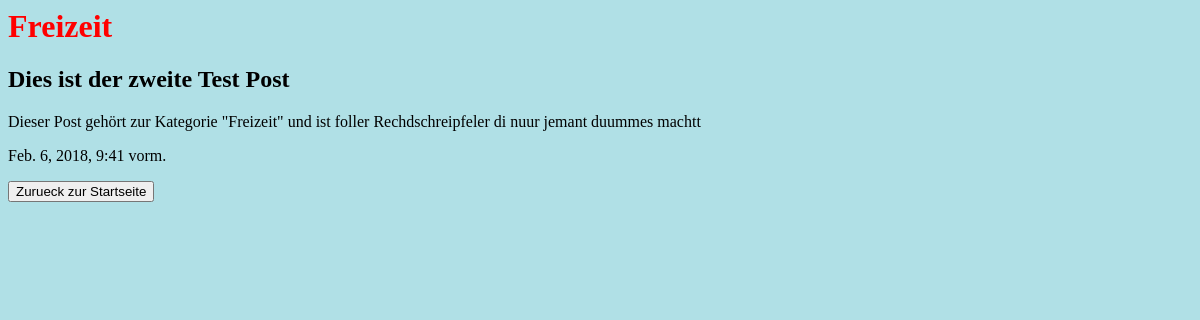
The page /Blog/Freizeit/ on the database as committed earlier.
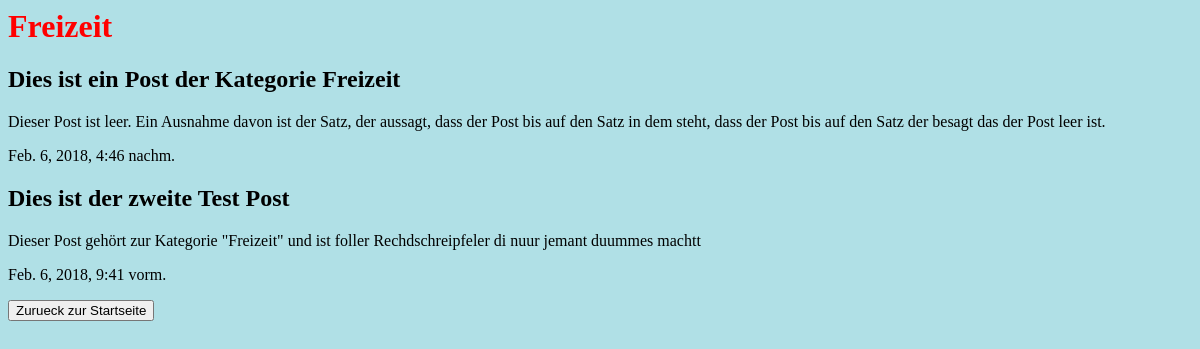
The same page on the database as committed later.
### Blog/models.py (models this page shows)
class Post(models.Model):
    Categorys = (
        ('Reisen','Reisen'),
        ('Arbeit','Arbeit'),
        ('Freizeit','Freizeit'),
        ('Andere','Andere'),
    )
    title = models.CharField(max_length=200)
    text = models.TextField()
    category = models.CharField(max_length=200, choices=Categorys, default='Andere')
    created_date = models.DateTimeField(
            default=timezone.now)

### Blog/views.py (the view)
# urls.py: path('Freizeit/', views.index4, name='index4'),
def index4(request):
    art = Post.objects.filter(category='Freizeit').order_by('-created_date')
    return render(request, 'Blog/Frtemp.html',{
        'art': art
    })

### Blog/templates/Blog/Frtemp.html (shortened to what this page needs)
<html>
<head>
</head>
<body style="background-color:powderblue;">
<div>
<h1><font color="red">Freizeit</font></h1>
</div>
{% block content %}
    {% for art in art %}
    <h2>{{ art.title }}</h2>
    <p>{{ art.text }}</p>
<p>{{ art.created_date }}<p>
    {% endfor %}
<form action="http://localhost:8000/Blog">
    <input type="submit" value="Zurueck zur Startseite">
</form>
{% endblock content %}
</body>
</html>

Rows that differ between the two databases and show on the page:
added Post: title "Dies ist ein Post der Kategorie Freizeit", text "Dieser Post ist leer. Ein Ausnahme davon ist der Satz, der aussagt, dass der Post bis auf den Satz in dem steht, dass der Post bis auf den Satz der besagt das der Post leer ist.", created_date "Feb. 6, 2018, 4:46 nachm."
